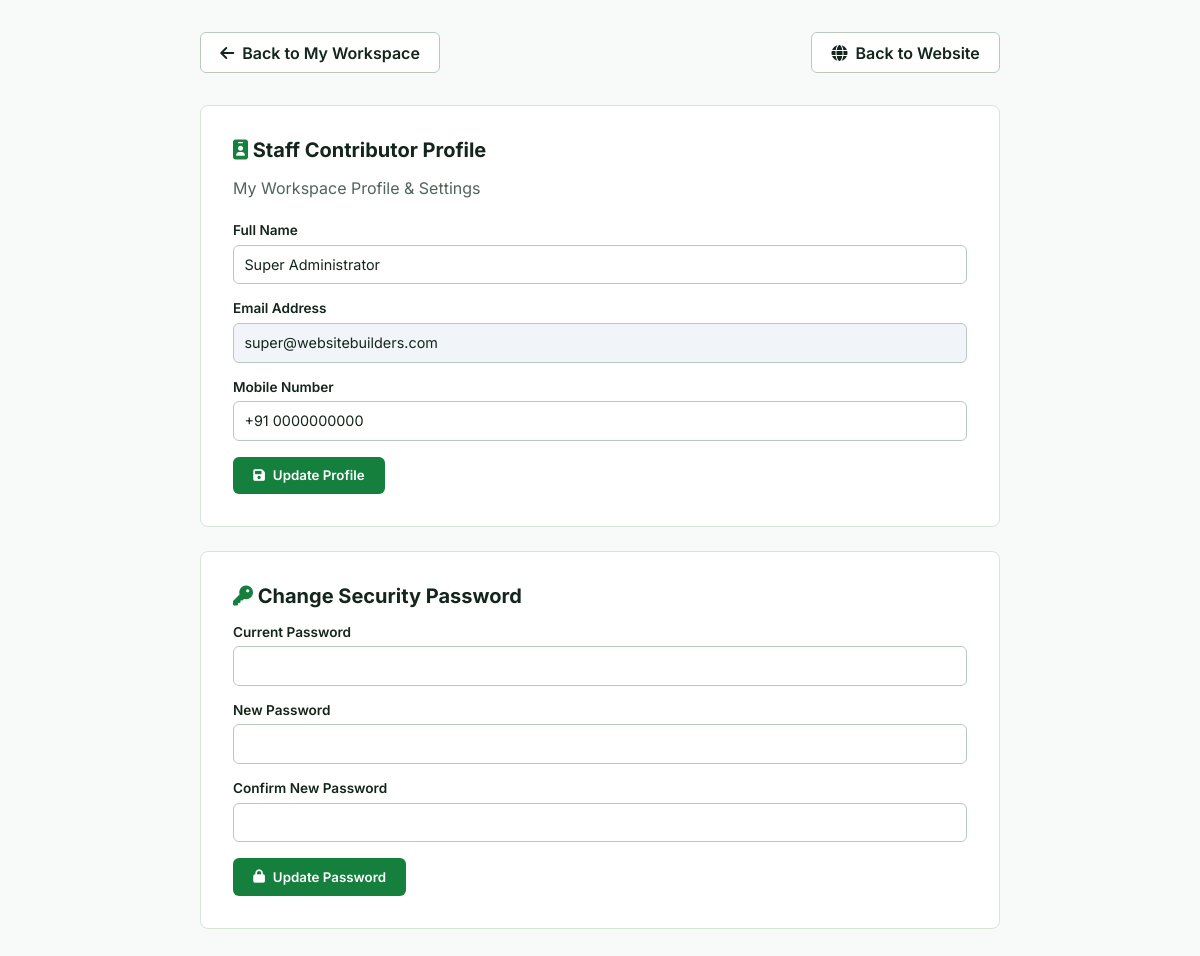
/staff/profile (signed in), run on the app's committed database.
### models.py (models this page shows, shortened)
class User(db.Model, UserMixin):
    __tablename__ = 'users'
    id = db.Column(db.Integer, primary_key=True)
    full_name = db.Column(db.String(100), nullable=False)
    email = db.Column(db.String(120), unique=True, nullable=False)
    mobile = db.Column(db.String(20), nullable=False)
    password_hash = db.Column(db.String(128), nullable=False)
    role = db.Column(db.String(20), default='Staff')  # Super Admin, Admin, Staff
    is_active = db.Column(db.Boolean, default=True)
    created_at = db.Column(db.DateTime, default=datetime.utcnow)
    updated_at = db.Column(db.DateTime, default=datetime.utcnow, onupdate=datetime.utcnow)
    last_login = db.Column(db.DateTime, nullable=True)

### app.py (the view)
@app.route('/staff/profile')
@login_required
@role_required('Staff', 'Admin', 'Super Admin')
def staff_profile():
    return render_template('staff_profile.html', user=current_user)

### app.py (called while the page is built)
@login_manager.user_loader
def load_user(user_id):
    return User.query.get(int(user_id))

def role_required(*roles):
    def wrapper(fn):
        @wraps(fn)
        def decorated_view(*args, **kwargs):
            if not current_user.is_authenticated:
                if request.path.startswith('/api/'):
                    return jsonify({'status': 'error', 'message': 'Authentication Required'}), 401
                return login_manager.unauthorized()
            if current_user.role not in roles:
                if request.path.startswith('/api/'):
                    return jsonify({'status': 'error', 'message': f'Access Restricted: Required role: {", ".join(roles)}'}), 403
                flash(f'Access denied. Required role: {", ".join(roles)}', 'error')
                return redirect(url_for('dashboard'))
            return fn(*args, **kwargs)
        return decorated_view
    return wrapper

@app.after_request
def add_security_headers(response):
    response.headers['X-Content-Type-Options'] = 'nosniff'
    response.headers['X-Frame-Options'] = 'DENY'
    response.headers['X-XSS-Protection'] = '1; mode=block'
    if request.path.startswith('/dashboard') or request.path.startswith('/api'):
        response.headers['Cache-Control'] = 'no-store, no-cache, must-revalidate, max-age=0'
        response.headers['Pragma'] = 'no-cache'
    return response

### templates/staff_profile.html (shortened to what this page needs)
<!DOCTYPE html>
<html lang="en">
<head>
  <link rel="stylesheet" href="https://cdnjs.cloudflare.com/ajax/libs/font-awesome/6.4.0/css/all.min.css">
</head>
<body>
  <div class="container">
    <div class="nav-bar">
      <a href="/staff/dashboard" class="btn btn-outline"><i class="fa-solid fa-arrow-left"></i> Back to My Workspace</a>
      <a href="/" class="btn btn-outline"><i class="fa-solid fa-globe"></i> Back to Website</a>
    </div>
    <div class="card">
      <h1 class="card-title"><i class="fa-solid fa-id-badge" style="color:var(--primary-green)"></i> Staff Contributor Profile</h1>
      <p style="color:var(--secondary-text); margin-bottom:1.5rem;">My Workspace Profile & Settings</p>
      <form action="/edit-profile" method="POST">
        <label>Full Name</label>
        <input type="text" name="full_name" value="{{ user.full_name }}" required>
        <label>Email Address</label>
        <input type="email" value="{{ user.email }}" disabled style="background:#F1F5F9 !important;">
        <label>Mobile Number</label>
        <input type="text" name="mobile" value="{{ user.mobile }}" required>
        <button type="submit" class="btn btn-primary"><i class="fa-solid fa-floppy-disk"></i> Update Profile</button>
      </form>
    </div>
    <div class="card">
      <h2 class="card-title"><i class="fa-solid fa-key" style="color:var(--primary-green)"></i> Change Security Password</h2>
      <form action="/change-password" method="POST">
        <label>Current Password</label>
        <input type="password" name="current_password" required>
        <label>New Password</label>
        <input type="password" name="new_password" required>
        <label>Confirm New Password</label>
        <input type="password" name="confirm_password" required>
        <button type="submit" class="btn btn-primary"><i class="fa-solid fa-lock"></i> Update Password</button>
      </form>
    </div>
  </div>
</body>
</html>

### templates/staff_profile.html (style rules this page uses)
:root { --deep-forest: #14532D; --primary-green: #15803D; --fresh-green: #22C55E; --light-green: #DCFCE7; --very-light-green: #F0FDF4; --page-bg: #F7FAF8; --card-bg: #FFFFFF; --main-text: #14251B; --secondary-text: #52635A; --muted-text: #718078; --border-color: #D7E4DA; --input-border: #B8C9BE; }
* { box-sizing: border-box; margin: 0; padding: 0; font-family: 'Inter', sans-serif; }
body { background-color: var(--page-bg); color: var(--main-text); min-height: 100vh; padding: 2rem; }
.container { max-width: 800px; margin: 0 auto; }
.nav-bar { display: flex; justify-content: space-between; align-items: center; margin-bottom: 2rem; }
.card { background: var(--card-bg); border: 1px solid var(--border-color); border-radius: 8px; padding: 2rem; margin-bottom: 1.5rem; }
.card-title { font-size: 1.25rem; font-weight: 700; color: var(--main-text); margin-bottom: 1rem; }
.btn { display: inline-flex; align-items: center; gap: 0.5rem; padding: 0.6rem 1.2rem; border-radius: 6px; font-weight: 600; cursor: pointer; text-decoration: none; border: 1px solid transparent; }
.btn-primary { background: var(--primary-green); color: #FFF; }
.btn-outline { background: #FFF; border-color: var(--input-border); color: var(--main-text); }
input, select { background-color: #FFF !important; color: var(--main-text) !important; border: 1px solid var(--input-border) !important; border-radius: 6px; padding: 0.65rem; font-size: 0.9rem; width: 100%; margin-bottom: 1rem; }
label { display: block; font-weight: 600; color: var(--main-text); font-size: 0.85rem; margin-bottom: 0.4rem; }

### data on the page
User: full_name "Super Administrator", email "super@websitebuilders.com", mobile "+91 0000000000"
